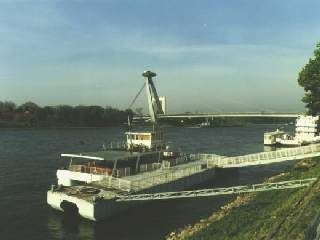
#> input picture DataToPreProcess/train/neg/00000133a.png, 320 x 240 px; its folder holds only this picture in this run
$ jupyter execute Preprocessing.ipynb
#> lines starting #> are read from the running program, lines starting #| are printed output that depends on the picture
### Note : we use a jupyter notebook because Google Colab has no access to the working directory

## Import all necessary libraries

[cell 1]
import numpy as np
import random as rd
import cv2
import glob
from skimage import io
from matplotlib import pyplot as plt

## Pre-processing the 'neg' images (not containing humans)
What we need here is to create, for each image from DataToPreProcess, 10 random patches of size 64x128, and to store them in Datasets

[cell 2]
origin = "DataToPreProcess\\Train\\Neg\\"
# This is the path to the folder where we find the original images
img_mask = origin+"*.*"    #The * are unknown characters
img_names = glob.glob(img_mask) # This command allows us to look at all the files having a path similar to img_mask
destination = "Datasets\\Train\\Neg\\"
# This is the destination folder
for path in img_names:
    print("processing %s..." % path,) #We look at each image in the folder
    img = cv2.imread(path)
#> img is the input picture: shape (240, 320, 3); mean B, G, R 124.2, 132.4, 114.5
    M = len(img)             #We have images of different sizes
#> M = 240
    N =len(img[0])
#> N = 320
    if N<=64 or M<=128:       #But we need to only consider the ones with bigger dimensions than 64 and 128
          print("error : image too small")
    else:
          for i in range(10):
            y = rd.randint(0, M-128)      #We create 10 patches of size 64x128 for each image
            x = rd.randint(0, N-64)       #The patches are random but we make sure they can exist in this image
            patch = img[y:y+128, x:x+64, :]
            temp = path.replace(origin, "") #This is the name of the original image (path minus path of directory)
            index = temp.find(".") #We find the index of the dot in that name
            name = temp[:index] +"_patch_"+str(i)+"_"+temp[index:]
            #We add the patch number to the name of the original image create the name of the patch
            b = cv2.imwrite(destination+name, patch)
            # Then we write the new image at its destination
            print(b) # Writes True if the image has been saved, False else
#> this loop made 10 passes
#> (y, x) on passes 1 to 10: (108, 197), (97, 215), (5, 132), (65, 248), (51, 155), (61, 183), (74, 111), (64, 71), (36, 71), (96, 48)
#| True
#| True
#| True
#| True
#| True
#| True
#| True
#| True
#> (further printed lines are left out)
#> pass 1, `patch = img[y:y+128, x:x+64, :]`:
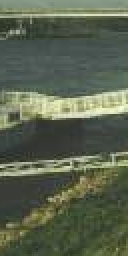
#> patch: shape (128, 64, 3) (shown 2 times larger); mean B, G, R 79, 98.6, 90
#> pass 2, `patch = img[y:y+128, x:x+64, :]`:
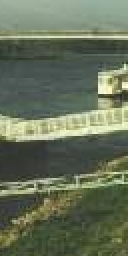
#> patch: shape (128, 64, 3) (shown 2 times larger); mean B, G, R 89.5, 111.7, 102
#> pass 3, `patch = img[y:y+128, x:x+64, :]`:
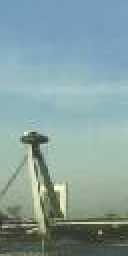
#> patch: shape (128, 64, 3) (shown 2 times larger); mean B, G, R 159.7, 160.3, 134.2
print("Done !")

We now do the same thing for the Test Dataset

[cell 3]
origin = "DataToPreProcess\\Test\\Neg\\"
# This is the path to the folder where we find the original images
img_mask = origin+"*.*"    #The * are unknown characters
img_names = glob.glob(img_mask) # This command allows us to look at all the files having a path similar to img_mask
destination = "Datasets\\Test\\Neg\\"
# This is the destination folder
for path in img_names:
    print("processing %s..." % path,) #We look at each image in the folder
    img = cv2.imread(path)
    M = len(img)             #We have images of different sizes
    N =len(img[0])
    if N<=64 or M<=128:       #But we need to only consider the ones with bigger dimensions than 64 and 128
          print("error : image too small")
    else:
          for i in range(10):
            y = rd.randint(0, M-128)      #We create 10 patches of size 64x128 for each image
            x = rd.randint(0, N-64)       #The patches are random but we make sure they can exist in this image
            patch = img[y:y+128, x:x+64, :]
            temp = path.replace(origin, "") #This is the name of the original image (path minus path of directory)
            index = temp.find(".") #We find the index of the dot in that name
            name = temp[:index] +"_patch_"+str(i)+"_"+temp[index:]
            #We add the patch number to the name of the original image create the name of the patch
            b = cv2.imwrite(destination+name, patch)
            # Then we write the new image at its destination
            print(b) # Writes True if the image has been saved, False else
#> this loop made 10 passes
#| True
#| True
#| True
#| True
#| True
#| True
#| True
#| True
#> (further printed lines are left out)
#> pass 1, `patch = img[y:y+128, x:x+64, :]`:
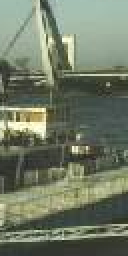
#> patch: shape (128, 64, 3) (shown 2 times larger); mean B, G, R 101.2, 121.2, 112.1
#> pass 2, `patch = img[y:y+128, x:x+64, :]`:
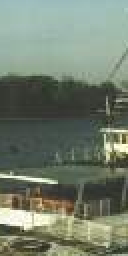
#> patch: shape (128, 64, 3) (shown 2 times larger); mean B, G, R 109.1, 125.3, 114.5
#> pass 3, `patch = img[y:y+128, x:x+64, :]`:
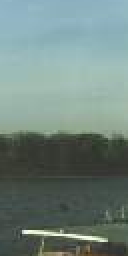
#> patch: shape (128, 64, 3) (shown 2 times larger); mean B, G, R 125.9, 131.8, 112.2
print("Done !")

$ run again, on DataToPreProcess/train/neg/00000440a.png
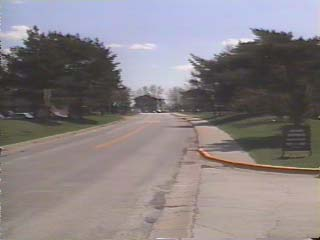
#> input picture DataToPreProcess/train/neg/00000440a.png, 320 x 240 px
#> img is the input picture: shape (240, 320, 3); mean B, G, R 132.2, 129.5, 136.5
#> M = 240
#> N = 320
#> the loop `for i in range(10):` made 10 passes
#> (y, x) on passes 1 to 8: (108, 197), (97, 215), (5, 132), (65, 248), (51, 155), (61, 183), (74, 111), (64, 71)
#> (printed output is left out)
#> the loop `for i in range(10):` made 10 passes
#> (y, x) on passes 1 to 8: (79, 128), (68, 75), (39, 50), (93, 37), (108, 169), (60, 51), (45, 222), (40, 104)
#> (printed output is left out)
#> pass 1, `patch = img[y:y+128, x:x+64, :]`:
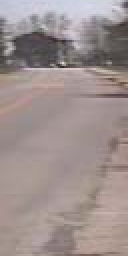
#> patch: shape (128, 64, 3) (shown 2 times larger); mean B, G, R 142.7, 144.3, 157.5
#> pass 3, `patch = img[y:y+128, x:x+64, :]`:
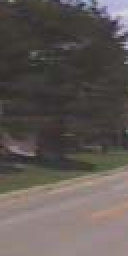
#> patch: shape (128, 64, 3) (shown 2 times larger); mean B, G, R 84, 87, 94.1

$ run again, on DataToPreProcess/train/neg/00000459a.png
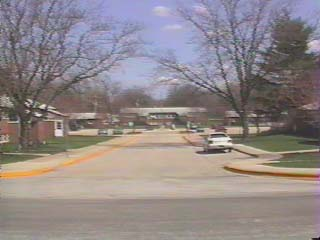
#> input picture DataToPreProcess/train/neg/00000459a.png, 320 x 240 px
#> img is the input picture: shape (240, 320, 3); mean B, G, R 135.7, 135.1, 144
#> M = 240
#> N = 320
#> the loop `for i in range(10):` made 10 passes
#> (y, x) on passes 1 to 8: (108, 197), (97, 215), (5, 132), (65, 248), (51, 155), (61, 183), (74, 111), (64, 71)
#> (printed output is left out)
#> the loop `for i in range(10):` made 10 passes
#> (y, x) on passes 1 to 8: (79, 128), (68, 75), (39, 50), (93, 37), (108, 169), (60, 51), (45, 222), (40, 104)
#> (printed output is left out)
#> pass 1, `patch = img[y:y+128, x:x+64, :]`:
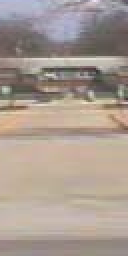
#> patch: shape (128, 64, 3) (shown 2 times larger); mean B, G, R 145, 154.6, 167.9
#> pass 3, `patch = img[y:y+128, x:x+64, :]`:
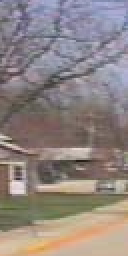
#> patch: shape (128, 64, 3) (shown 2 times larger); mean B, G, R 129.2, 132.6, 143.3

$ run again, on DataToPreProcess/train/neg/00000479a.png
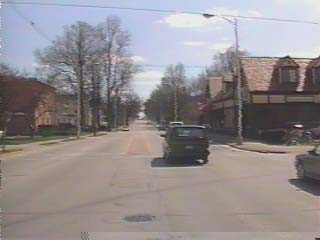
#> input picture DataToPreProcess/train/neg/00000479a.png, 320 x 240 px
#> img is the input picture: shape (240, 320, 3); mean B, G, R 142.8, 140.5, 146.9
#> M = 240
#> N = 320
#> the loop `for i in range(10):` made 10 passes
#> (y, x) on passes 1 to 8: (108, 197), (97, 215), (5, 132), (65, 248), (51, 155), (61, 183), (74, 111), (64, 71)
#> (printed output is left out)
#> the loop `for i in range(10):` made 10 passes
#> (y, x) on passes 1 to 8: (79, 128), (68, 75), (39, 50), (93, 37), (108, 169), (60, 51), (45, 222), (40, 104)
#> (printed output is left out)
#> pass 1, `patch = img[y:y+128, x:x+64, :]`:
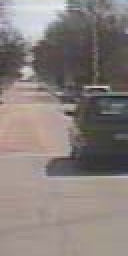
#> patch: shape (128, 64, 3) (shown 2 times larger); mean B, G, R 123.3, 126.5, 135.3
#> pass 3, `patch = img[y:y+128, x:x+64, :]`:
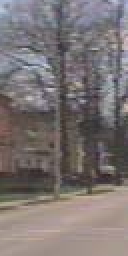
#> patch: shape (128, 64, 3) (shown 2 times larger); mean B, G, R 114.9, 115.3, 122.7
